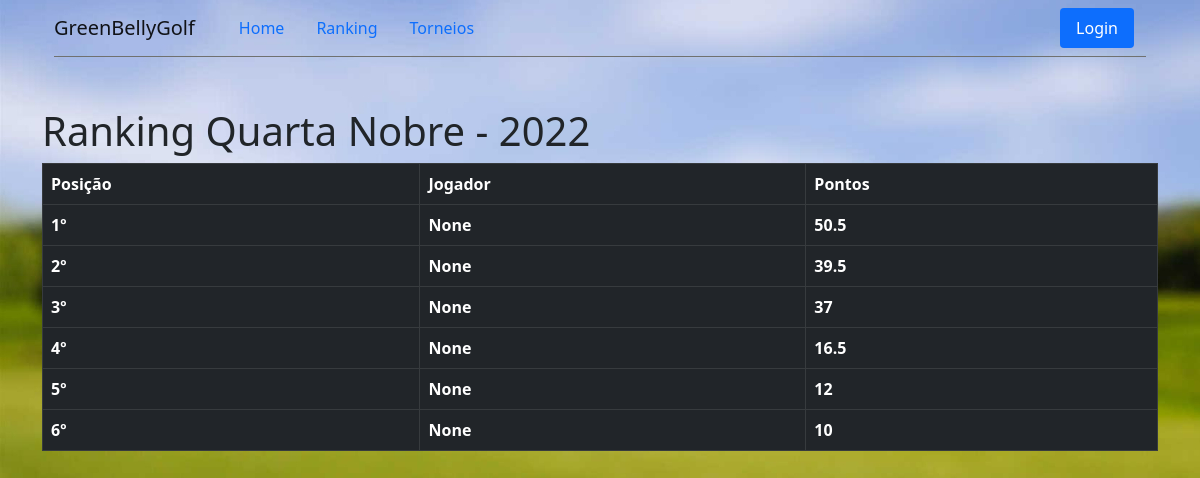
/torneio/apuracao/ranking, run on an earlier commit of the app's database.
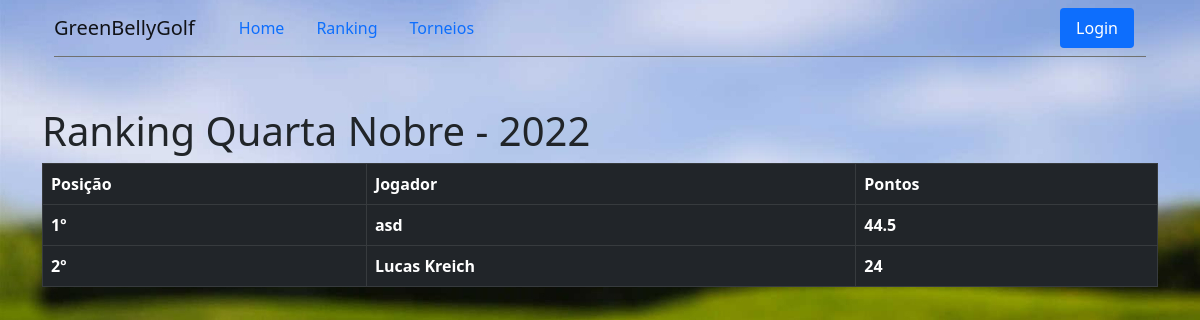
And on a later commit of the database.
### main.py (models this page shows)
class Ranking(db.Model):
    id = db.Column(db.Integer, primary_key=True)
    clube_id = db.Column(db.Integer)
    name = db.Column(db.String(100))
    player_id = db.Column(db.String(100))
    ranking_id = db.Column(db.String(100))
    pontos = db.Column(db.Integer)
    torneio_id = db.Column(db.String(1000))

### main.py (the view)
@ app.route('/torneio/apuracao/ranking')
def view_ranking():
    rows = Ranking.query.filter(
        Ranking.pontos > 0).order_by(Ranking.pontos.desc()).all()
    p = Player.query.all()
    return render_template('ranking.html', rows=rows, p=p)

### templates/ranking.html (shortened to what this page needs)
{% extends "base.html" %}
{% block content %}
<div class="box_left">
    <div class="jog_cad">
        <h1 style="padding-top:50px">Ranking Quarta Nobre - 2022</h1>
        <table class="table table-dark table-bordered ">
            <thead class="thead-dark">
                <tr>
                    <th scope="col">Posição</th>
                    <th scope="col">Jogador</th>
                    <th scope="col">Pontos</th>
                </tr>
            </thead>
            <tbody>
                {% for row in rows %}
                <tr>
                    <th scope="row">{{loop.index}}º</th>
                    <th scope="row">{{row.name}}
                    </th>
                    <th scope="row">{{row.pontos}}</th>
                    {% endfor %}
            </tbody>
    </div>
</div>
{% endblock %}

What changed in the data, as far as the page shows it:
no longer on this page (row edited): Ranking: name "None", pontos "50.5"
no longer on this page (row edited): Ranking: name "None", pontos "16.5"
no longer on this page (row edited): Ranking: name "None", pontos "12"
no longer on this page (row edited): Ranking: name "None", pontos "10"
changed Ranking: name "None" → "asd"; pontos "37" → "44.5"; moves up the list
changed Ranking: name "None" → "Lucas Kreich"; pontos "39.5" → "24"
